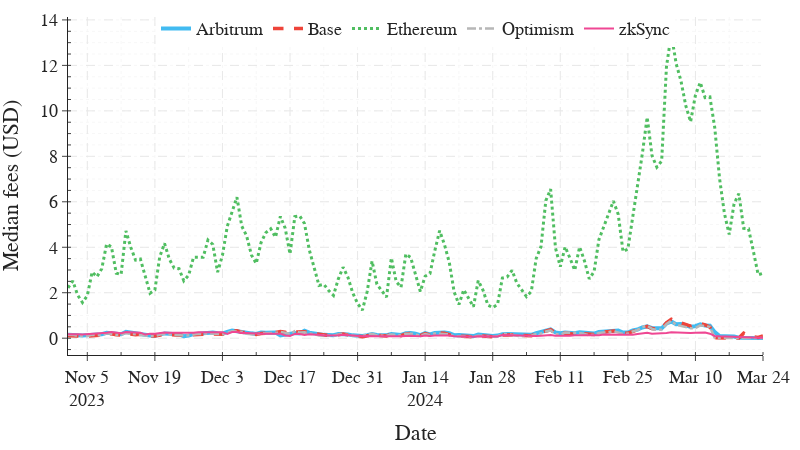

Here is the notebook cell this chart was saved with:
### Code cell
fig = go.Figure(layout=get_plotly_layout(height=height, width=width))

for protocol, df_data in tx_cost_data.items():
    fig.add_trace(go.Scatter(
        x=df_data['date'], y=df_data['value'],
        line=dict(color=plot_settings[protocol]['color'], width=plot_settings[protocol]
                  ['width'], dash=plot_settings[protocol]['style']),
        name=plot_settings[protocol]['label'],
        marker=dict(size=8, symbol=plot_settings[protocol]['marker_symbol'])
    ))

fig.update_layout(yaxis_title="Median fees (USD)",
                  xaxis_title="Date",
                  # yaxis=dict(type="log", range=[0, 10]),
                  legend=dict(xanchor='center', x=0.5, y=1.02, orientation='h'))
file_dir = os.path.realpath(os.path.join(plots_dir, "all-transactions-fees.pdf"))
fig.write_image(file_dir)
fig.show()

### Figure 1 — Plotly figure (JSON) as saved in the notebook; plotly's stock layout.template omitted (floating-point values rounded to 4 significant figures; data arrays with more than 128 entries replaced by an {"elided": "..."} marker saying what was removed)
{"data": [{"line": {"color": "#42bbf1", "dash": "solid", "width": 4}, "marker": {"size": 8, "symbol": "circle"}, "name": "Arbitrum", "type": "scatter", "x": {"elided": "145 str values"}, "y": {"elided": "145 float values"}}, {"line": {"color": "#ee443a", "dash": "dash", "width": 3.5}, "marker": {"size": 8, "symbol": "diamond"}, "name": "Base", "type": "scatter", "x": {"elided": "145 str values"}, "y": {"elided": "145 float values"}}, {"line": {"color": "#50be61", "dash": "dot", "width": 3}, "marker": {"size": 8, "symbol": "square"}, "name": "Ethereum", "type": "scatter", "x": {"elided": "145 str values"}, "y": {"elided": "145 float values"}}, {"line": {"color": "#b7b7b7", "dash": "dashdot", "width": 2.5}, "marker": {"size": 8, "symbol": "triangle-up"}, "name": "Optimism", "type": "scatter", "x": {"elided": "145 str values"}, "y": {"elided": "145 float values"}}, {"line": {"color": "#ef4793", "dash": "solid", "width": 2}, "marker": {"size": 8, "symbol": "cross"}, "name": "zkSync", "type": "scatter", "x": {"elided": "145 str values"}, "y": {"elided": "145 float values"}}], "layout": {"font": {"family": "Clear Sans", "size": 18}, "height": 450, "legend": {"orientation": "h", "x": 0.5, "xanchor": "center", "y": 1.02}, "margin": {"b": 10, "l": 10, "r": 10, "t": 10}, "width": 800, "xaxis": {"griddash": "dash", "minor": {"griddash": "dot", "ticks": "inside"}, "showgrid": true, "title": {"text": "Date"}}, "yaxis": {"griddash": "dash", "minor": {"griddash": "dot", "ticks": "inside"}, "showgrid": true, "title": {"text": "Median fees (USD)"}}}}
